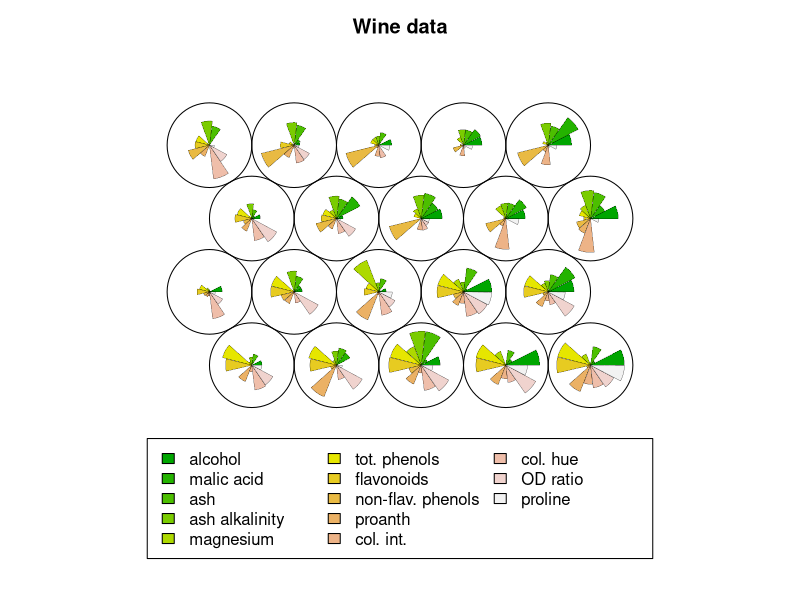
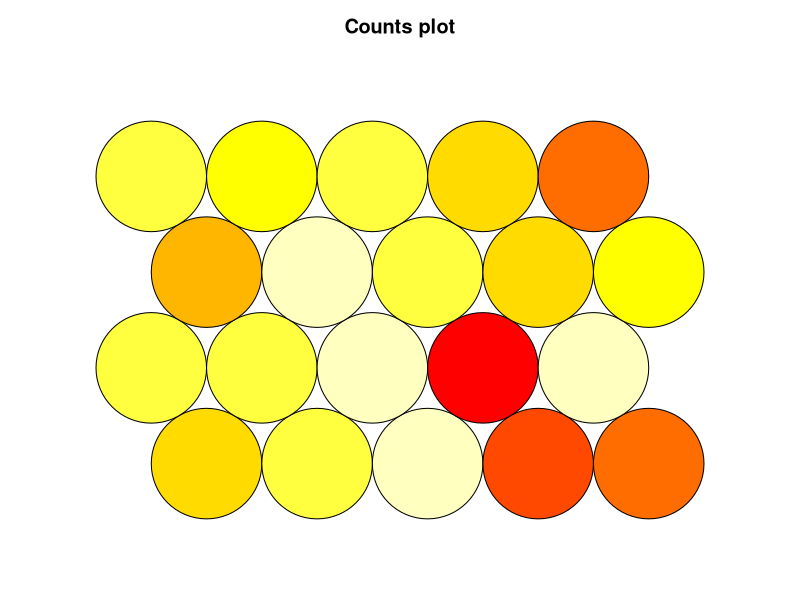
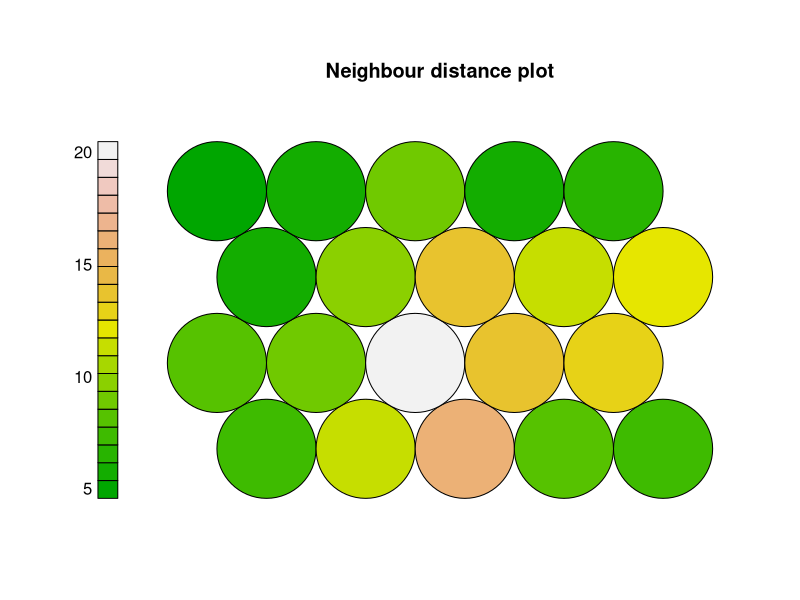

These charts were generated, in order, by the following R code:

library(kohonen) #loading required package...
data("wines")
WineSc <- scale(wines)
set.seed(7)
Wine.SOM <- som(WineSc, grid=somgrid(5,4,"hexagonal"))
plot(Wine.SOM,main = "Wine data")

colors <- function(n, alpha = 1) {
  rev(heat.colors(n, alpha))
}
plot(Wine.SOM, type = "counts", palette.name = colors, heatkey = FALSE)

plot(Wine.SOM, type = "dist.neighbours", palette.name = terrain.colors)
